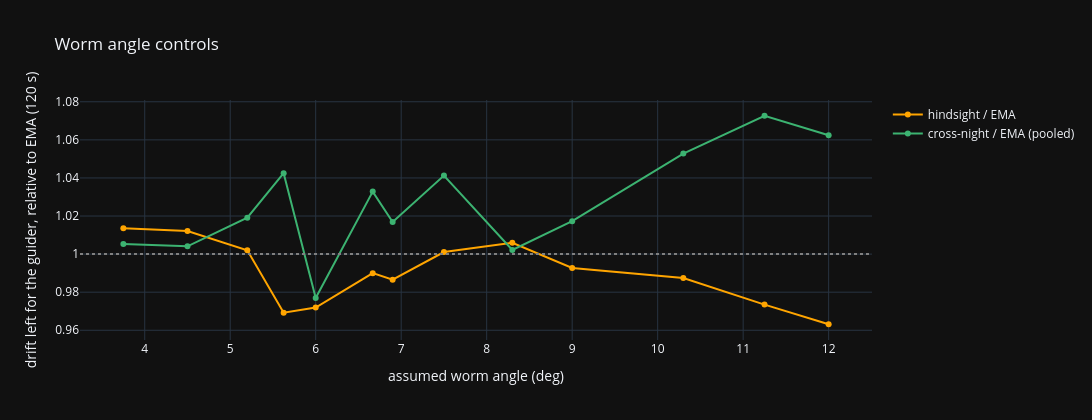

Here is the notebook cell this chart was saved with:
### Code cell
EMA = PecModel('EMA tau 7.5m', 450)                       # the driver default
SAME_MOUNT = lambda a, b: OWNER(a) == OWNER(b)
CANDIDATES = {f'{n} teeth': 360 / n for n in (30, 32, 40, 48, 60, 64, 80, 96)}
CANDIDATES.update({'54 teeth (972 guess)': 360 / 54, 'arbitrary 5.2': 5.2, 'arbitrary 6.9': 6.9,
                   'arbitrary 8.3': 8.3, 'arbitrary 10.3': 10.3})
ctl_hind = worm_angle_control(segs, tuple(CANDIDATES.values()), EMA, lat_of)
rows = []
for label, W in CANDIDATES.items():
    b = worm_benchmark(raw_segs, EMA, lat_of, raw_theta=RAW, same_mount=SAME_MOUNT, guide_intervals_s=(120,), worm_theta=W)
    b = b[b['model'].isin(['no_pec', EMA.name, 'worm: other sessions'])]
    per = b.pivot_table(index=['seg', 'axis'], columns='model', values='rms')
    v = (per['worm: other sessions'] / per[EMA.name]).dropna()
    rows.append({'worm': label, 'angle deg': round(W, 3), 'hindsight / EMA': ctl_hind[W],
                 'cross-night / EMA (pooled)': relative_to(b, EMA.name).loc['worm: other sessions', (120, 'vs ref')],
                 'cross-night median': v.median(), 'cross-night better in %': (v < 1).mean() * 100})
controls = pd.DataFrame(rows).sort_values('angle deg')
fig = go.Figure()
for col, c in (('hindsight / EMA', 'orange'), ('cross-night / EMA (pooled)', 'mediumseagreen')):
    fig.add_trace(go.Scatter(x=controls['angle deg'], y=controls[col], mode='markers+lines', name=col,
                             text=controls['worm'], line=dict(color=c)))
fig.add_hline(y=1.0, line=dict(color='gray', dash='dot'))
fig.update_layout(height=420, width=1100, template=TEMPLATE, xaxis_title='assumed worm angle (deg)',
                  yaxis_title='drift left for the guider, relative to EMA (120 s)', title='Worm angle controls')
fig.show()
display(controls.set_index('worm').round(3))

### Figure 1 — Plotly figure (JSON) as saved in the notebook; plotly's stock layout.template omitted (floating-point values rounded to 4 significant figures)
{"data": [{"line": {"color": "orange"}, "mode": "markers+lines", "name": "hindsight / EMA", "text": ["96 teeth", "80 teeth", "arbitrary 5.2", "64 teeth", "60 teeth", "54 teeth (972 guess)", "arbitrary 6.9", "48 teeth", "arbitrary 8.3", "40 teeth", "arbitrary 10.3", "32 teeth", "30 teeth"], "type": "scatter", "x": [3.75, 4.5, 5.2, 5.625, 6.0, 6.667, 6.9, 7.5, 8.3, 9.0, 10.3, 11.25, 12.0], "y": [1.014, 1.012, 1.002, 0.9692, 0.9719, 0.99, 0.9866, 1.001, 1.006, 0.9927, 0.9875, 0.9735, 0.9632]}, {"line": {"color": "mediumseagreen"}, "mode": "markers+lines", "name": "cross-night / EMA (pooled)", "text": ["96 teeth", "80 teeth", "arbitrary 5.2", "64 teeth", "60 teeth", "54 teeth (972 guess)", "arbitrary 6.9", "48 teeth", "arbitrary 8.3", "40 teeth", "arbitrary 10.3", "32 teeth", "30 teeth"], "type": "scatter", "x": [3.75, 4.5, 5.2, 5.625, 6.0, 6.667, 6.9, 7.5, 8.3, 9.0, 10.3, 11.25, 12.0], "y": [1.005, 1.004, 1.019, 1.042, 0.977, 1.033, 1.017, 1.041, 1.002, 1.017, 1.053, 1.073, 1.062]}], "layout": {"height": 420, "shapes": [{"line": {"color": "gray", "dash": "dot"}, "type": "line", "x0": 0, "x1": 1, "xref": "x domain", "y0": 1.0, "y1": 1.0, "yref": "y"}], "title": {"text": "Worm angle controls"}, "width": 1100, "xaxis": {"title": {"text": "assumed worm angle (deg)"}}, "yaxis": {"title": {"text": "drift left for the guider, relative to EMA (120 s)"}}}}
